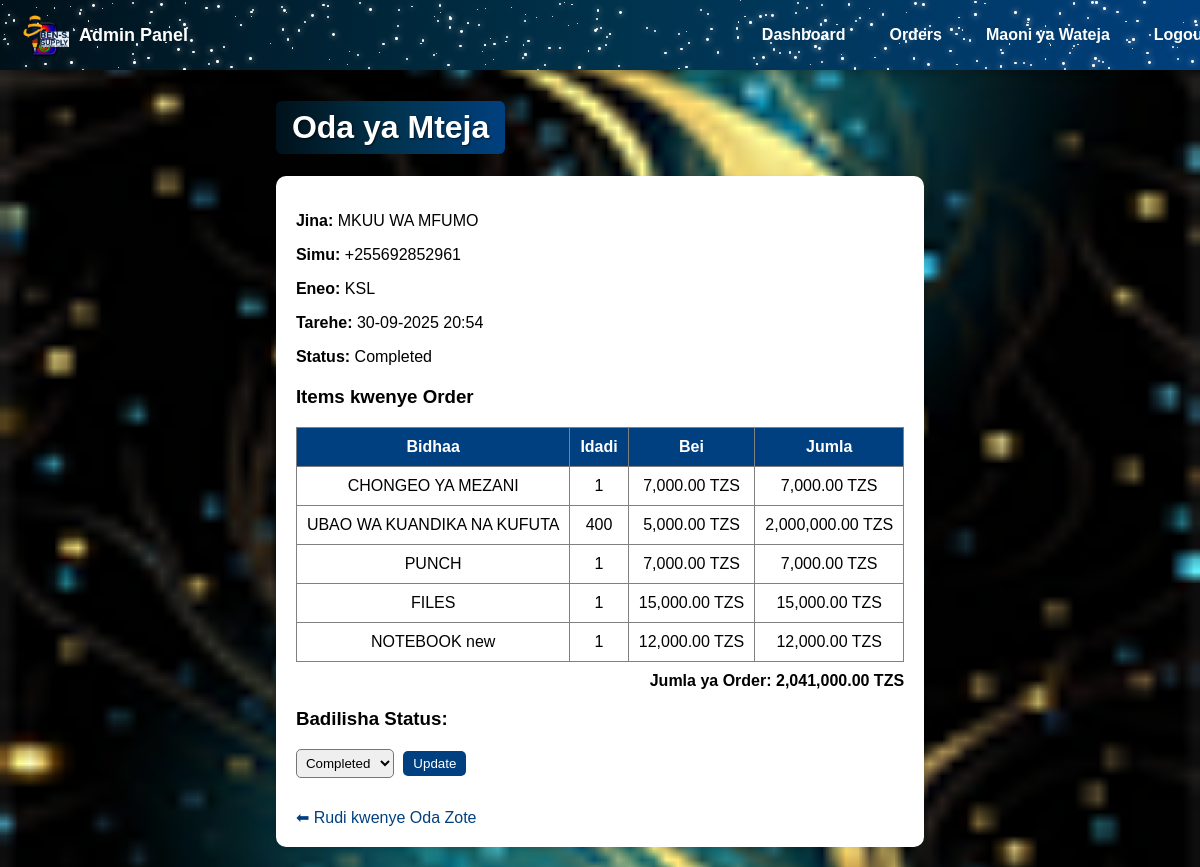
/admin/orders/62 (signed in), run on the app's committed database.
### tables this page shows
CREATE TABLE orders (
            id INTEGER PRIMARY KEY AUTOINCREMENT,
            product_id INTEGER,
            customer_name TEXT,
            phone TEXT,
            address TEXT,
            quantity INTEGER
        , product_ids TEXT, status TEXT DEFAULT 'Pending', location TEXT NOT NULL DEFAULT '', order_date TEXT);

CREATE TABLE order_items (
                id INTEGER PRIMARY KEY AUTOINCREMENT,
                order_id INTEGER NOT NULL,
                product_id INTEGER,
                product_name TEXT,
                quantity INTEGER NOT NULL,
                price REAL NOT NULL,
                FOREIGN KEY(order_id) REFERENCES orders(id),
                FOREIGN KEY(product_id) REFERENCES products(id)
            );

### app.py (the view)
@app.route("/admin/orders/<int:order_id>")
def admin_order_view(order_id):
    conn = get_db_connection()
    order = conn.execute("SELECT * FROM orders WHERE id = ?", (order_id,)).fetchone()
    items_raw = conn.execute(
        "SELECT product_name, quantity, price FROM order_items WHERE order_id = ?",
        (order_id,)
    ).fetchall()
    conn.close()
    if not order:
        flash("Order haipo!", "error")
        return redirect(url_for("admin_orders"))
    items = [dict(i) for i in items_raw]
    order_total = sum([i['price'] * i['quantity'] for i in items])
    order_dict = dict(order)
    order_dict["total"] = order_total
    return render_template("admin_order_view.html", order=order_dict, items=items)

### app.py (called while the page is built)
@app.template_filter('datetimeformat')
def datetimeformat(value, format='%d-%m-%Y %H:%M'):
    if value is None:
        return "-"
    if isinstance(value, str):
        try:
            value = datetime.fromisoformat(value)
        except ValueError:
            try:
                value = datetime.strptime(value, "%Y-%m-%d %H:%M:%S")
            except ValueError:
                return value
    return value.strftime(format)

def get_db_connection():
    conn = sqlite3.connect(DB_FILE, timeout=10)
    conn.row_factory = sqlite3.Row
    return conn

@app.template_filter('currency_tzs')
def currency_tzs_format(value):
    try:
        return "{:,.2f} TZS".format(float(value))
    except (ValueError, TypeError):
        return value

### templates/admin_order_view.html (shortened to what this page needs)
{% extends "base_admin.html" %}
{% block content %}
<h1 class="highlight-title" style="text-align:center;">Oda ya Mteja</h1>
<div style="max-width:800px; margin:auto; background:#fff; padding:20px; border-radius:10px; box-shadow:0 2px 5px rgba(0,0,0,0.1);">
    <div style="margin-bottom:20px;">
        <p><strong>Jina:</strong> {{ order.customer_name }}</p>
        <p><strong>Simu:</strong> {{ order.phone }}</p>
        <p><strong>Eneo:</strong> {{ order.location }}</p>
        <p><strong>Tarehe:</strong> {{ order.order_date|default("Hakuna Tarehe")|datetimeformat }}</p>
        <p><strong>Status:</strong> {{ order.status }}</p>
    </div>
    <h3>Items kwenye Order</h3>
    {% if items %}
    <table border="1" cellpadding="10" style="width:100%; border-collapse: collapse; text-align:center;">
        <thead style="background-color:#004080; color:white;">
            <tr>
                <th>Bidhaa</th>
                <th>Idadi</th>
                <th>Bei</th>
                <th>Jumla</th>
            </tr>
        </thead>
        <tbody>
            {% for item in items %}
            <tr>
                <td>{{ item.product_name }}</td>
                <td>{{ item.quantity }}</td>
                <td>{{ item.price | currency_tzs }}</td>
                <td>{{ (item.price * item.quantity) | currency_tzs }}</td>
            </tr>
            {% endfor %}
        </tbody>
    </table>
    <p style="text-align:right; font-weight:bold; margin-top:10px;">
        Jumla ya Order: {{ order.total | currency_tzs }}
    </p>
    {% else %}
    <p style="text-align:center; font-weight:bold; margin-top:20px;">Hakuna bidhaa kwenye order hii.</p>
    {% endif %}
    <h3>Badilisha Status:</h3>
    <form method="POST" action="{{ url_for('admin_update_order_status', order_id=order.id) }}" style="margin-bottom:20px;">
        <select name="status" style="padding:5px; border-radius:5px;">
            <option value="Completed" {% if order.status=="Completed" %}selected{% endif %}>Completed</option>
        </select>
        <button type="submit" style="padding:5px 10px; margin-left:5px; background:#004080; color:white; border:none; border-radius:5px; cursor:pointer;">
            Update
        </button>
    </form>
    <a href="{{ url_for('admin_orders') }}" style="display:inline-block; margin-top:10px; text-decoration:none; color:#004080;">⬅ Rudi kwenye Oda Zote</a>
</div>
{% endblock %}

### templates/admin_order_view.html (style rules this page uses)
.highlight-title { background: linear-gradient(to right, #00111a, #00334d, #004080); color: #fff; padding: 8px 16px; border-radius: 6px; display: inline-block; text-shadow: 1px 1px 2px rgba(0,0,0,0.6); }
table th, table td { padding:10px; text-align:center; }

### data on the page
orders: customer_name "MKUU WA MFUMO", phone "+255692852961", location "KSL", order_date "30-09-2025 20:54", status "Completed"
order_items: product_name "CHONGEO YA MEZANI", quantity "1", price "7,000.00 TZS", (item.price*item.quantity)|currency_tzs "7,000.00 TZS"
order_items: product_name "UBAO WA KUANDIKA NA KUFUTA", quantity "400", price "5,000.00 TZS", (item.price*item.quantity)|currency_tzs "2,000,000.00 TZS"
order_items: product_name "PUNCH", quantity "1", price "7,000.00 TZS", (item.price*item.quantity)|currency_tzs "7,000.00 TZS"
order_items: product_name "FILES", quantity "1", price "15,000.00 TZS", (item.price*item.quantity)|currency_tzs "15,000.00 TZS"
order_items: product_name "NOTEBOOK new", quantity "1", price "12,000.00 TZS", (item.price*item.quantity)|currency_tzs "12,000.00 TZS"

### other printed values
{{ order.total | currency_tzs }} "2,041,000.00 TZS"
